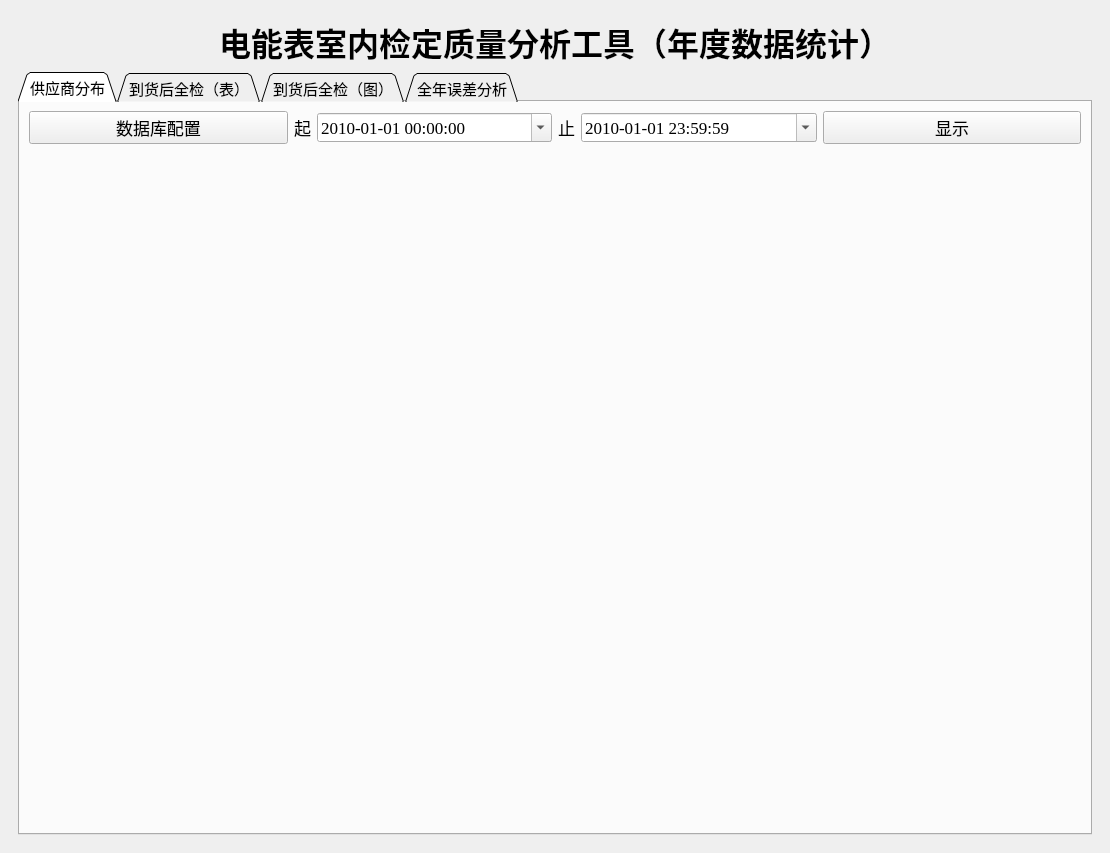
<?xml version="1.0" encoding="UTF-8"?>
<ui version="4.0">
 <class>MainWindow</class>
 <widget class="QMainWindow" name="MainWindow">
  <property name="windowModality">
   <enum>Qt::WindowModal</enum>
  </property>
  <property name="geometry">
   <rect>
    <x>0</x>
    <y>0</y>
    <width>1110</width>
    <height>853</height>
   </rect>
  </property>
  <property name="minimumSize">
   <size>
    <width>800</width>
    <height>600</height>
   </size>
  </property>
  <property name="font">
   <font>
    <family>Times New Roman</family>
   </font>
  </property>
  <property name="contextMenuPolicy">
   <enum>Qt::DefaultContextMenu</enum>
  </property>
  <property name="windowTitle">
   <string>电能表室内检定质量分析工具（年度数据统计）</string>
  </property>
  <property name="autoFillBackground">
   <bool>false</bool>
  </property>
  <widget class="QWidget" name="centralWidget">
   <layout class="QGridLayout" name="gridLayout_2">
    <item row="0" column="0">
     <widget class="QTabWidget" name="tabWidget">
      <property name="font">
       <font>
        <pointsize>11</pointsize>
       </font>
      </property>
      <property name="autoFillBackground">
       <bool>true</bool>
      </property>
      <property name="tabShape">
       <enum>QTabWidget::Triangular</enum>
      </property>
      <property name="currentIndex">
       <number>0</number>
      </property>
      <property name="elideMode">
       <enum>Qt::ElideNone</enum>
      </property>
      <property name="documentMode">
       <bool>true</bool>
      </property>
      <property name="tabsClosable">
       <bool>false</bool>
      </property>
      <property name="movable">
       <bool>false</bool>
      </property>
      <property name="tabBarAutoHide">
       <bool>true</bool>
      </property>
      <widget class="QWidget" name="tab_1">
       <attribute name="title">
        <string>检定质量分析</string>
       </attribute>
       <layout class="QGridLayout" name="gridLayout_6">
        <item row="0" column="0">
         <widget class="QLabel" name="label">
          <property name="font">
           <font>
            <pointsize>24</pointsize>
            <weight>75</weight>
            <bold>true</bold>
           </font>
          </property>
          <property name="text">
           <string>电能表室内检定质量分析工具（年度数据统计）</string>
          </property>
          <property name="alignment">
           <set>Qt::AlignCenter</set>
          </property>
         </widget>
        </item>
        <item row="1" column="0">
         <widget class="QTabWidget" name="tabWidget_2">
          <property name="tabShape">
           <enum>QTabWidget::Triangular</enum>
          </property>
          <property name="currentIndex">
           <number>0</number>
          </property>
          <property name="documentMode">
           <bool>false</bool>
          </property>
          <property name="tabsClosable">
           <bool>false</bool>
          </property>
          <widget class="QWidget" name="tab">
           <attribute name="title">
            <string>供应商分布</string>
           </attribute>
           <layout class="QGridLayout" name="gridLayout_11">
            <item row="0" column="0">
             <layout class="QVBoxLayout" name="verticalLayout_3">
              <item>
               <layout class="QHBoxLayout" name="horizontalLayout">
                <property name="sizeConstraint">
                 <enum>QLayout::SetMinimumSize</enum>
                </property>
                <item>
                 <widget class="QPushButton" name="pushButton_database_setting">
                  <property name="sizePolicy">
                   <sizepolicy hsizetype="Preferred" vsizetype="Fixed">
                    <horstretch>0</horstretch>
                    <verstretch>0</verstretch>
                   </sizepolicy>
                  </property>
                  <property name="font">
                   <font>
                    <pointsize>13</pointsize>
                   </font>
                  </property>
                  <property name="text">
                   <string>数据库配置</string>
                  </property>
                 </widget>
                </item>
                <item>
                 <layout class="QFormLayout" name="formLayout">
                  <property name="sizeConstraint">
                   <enum>QLayout::SetMinimumSize</enum>
                  </property>
                  <property name="formAlignment">
                   <set>Qt::AlignLeading|Qt::AlignLeft|Qt::AlignVCenter</set>
                  </property>
                  <item row="0" column="0">
                   <widget class="QLabel" name="Label">
                    <property name="font">
                     <font>
                      <pointsize>13</pointsize>
                     </font>
                    </property>
                    <property name="text">
                     <string>起</string>
                    </property>
                   </widget>
                  </item>
                  <item row="0" column="1">
                   <widget class="QDateTimeEdit" name="DateTimeEdit_fac_start">
                    <property name="font">
                     <font>
                      <pointsize>13</pointsize>
                     </font>
                    </property>
                    <property name="dateTime">
                     <datetime>
                      <hour>0</hour>
                      <minute>0</minute>
                      <second>0</second>
                      <year>2010</year>
                      <month>1</month>
                      <day>1</day>
                     </datetime>
                    </property>
                    <property name="displayFormat">
                     <string>yyyy-MM-dd HH:mm:ss</string>
                    </property>
                    <property name="calendarPopup">
                     <bool>true</bool>
                    </property>
                   </widget>
                  </item>
                 </layout>
                </item>
                <item>
                 <layout class="QFormLayout" name="formLayout_4">
                  <property name="sizeConstraint">
                   <enum>QLayout::SetMinimumSize</enum>
                  </property>
                  <property name="fieldGrowthPolicy">
                   <enum>QFormLayout::AllNonFixedFieldsGrow</enum>
                  </property>
                  <property name="formAlignment">
                   <set>Qt::AlignLeading|Qt::AlignLeft|Qt::AlignVCenter</set>
                  </property>
                  <property name="verticalSpacing">
                   <number>7</number>
                  </property>
                  <item row="0" column="0">
                   <widget class="QLabel" name="Label_3">
                    <property name="font">
                     <font>
                      <pointsize>13</pointsize>
                     </font>
                    </property>
                    <property name="text">
                     <string>止</string>
                    </property>
                   </widget>
                  </item>
                  <item row="0" column="1">
                   <widget class="QDateTimeEdit" name="DateTimeEdit_fac_end">
                    <property name="font">
                     <font>
                      <pointsize>13</pointsize>
                     </font>
                    </property>
                    <property name="dateTime">
                     <datetime>
                      <hour>23</hour>
                      <minute>59</minute>
                      <second>59</second>
                      <year>2010</year>
                      <month>1</month>
                      <day>1</day>
                     </datetime>
                    </property>
                    <property name="time">
                     <time>
                      <hour>23</hour>
                      <minute>59</minute>
                      <second>59</second>
                     </time>
                    </property>
                    <property name="displayFormat">
                     <string>yyyy-MM-dd HH:mm:ss</string>
                    </property>
                    <property name="calendarPopup">
                     <bool>true</bool>
                    </property>
                   </widget>
                  </item>
                 </layout>
                </item>
                <item>
                 <widget class="QPushButton" name="pushButton_fac">
                  <property name="font">
                   <font>
                    <pointsize>13</pointsize>
                   </font>
                  </property>
                  <property name="text">
                   <string>显示</string>
                  </property>
                 </widget>
                </item>
               </layout>
              </item>
              <item>
               <widget class="QWidget" name="widget_fac" native="true">
                <property name="sizePolicy">
                 <sizepolicy hsizetype="Expanding" vsizetype="Expanding">
                  <horstretch>0</horstretch>
                  <verstretch>0</verstretch>
                 </sizepolicy>
                </property>
               </widget>
              </item>
             </layout>
            </item>
           </layout>
          </widget>
          <widget class="QWidget" name="tab_4">
           <attribute name="title">
            <string>到货后全检（表）</string>
           </attribute>
           <layout class="QGridLayout" name="gridLayout_3">
            <item row="0" column="0">
             <widget class="QGroupBox" name="groupBox_5">
              <property name="maximumSize">
               <size>
                <width>300</width>
                <height>16777215</height>
               </size>
              </property>
              <property name="font">
               <font>
                <family>Times New Roman</family>
                <pointsize>13</pointsize>
               </font>
              </property>
              <property name="title">
               <string>设置</string>
              </property>
              <property name="flat">
               <bool>true</bool>
              </property>
              <layout class="QGridLayout" name="gridLayout_9">
               <item row="0" column="0">
                <layout class="QVBoxLayout" name="verticalLayout">
                 <item>
                  <layout class="QFormLayout" name="formLayout_6">
                   <item row="0" column="0">
                    <widget class="QLabel" name="Label_alert_start_2">
                     <property name="text">
                      <string>起</string>
                     </property>
                    </widget>
                   </item>
                   <item row="0" column="1">
                    <widget class="QDateTimeEdit" name="DateTimeEdit_meterForm_start">
                     <property name="dateTime">
                      <datetime>
                       <hour>0</hour>
                       <minute>0</minute>
                       <second>0</second>
                       <year>2010</year>
                       <month>1</month>
                       <day>1</day>
                      </datetime>
                     </property>
                     <property name="displayFormat">
                      <string>yyyy-MM-dd HH:mm:ss</string>
                     </property>
                     <property name="calendarPopup">
                      <bool>true</bool>
                     </property>
                    </widget>
                   </item>
                   <item row="1" column="0">
                    <widget class="QLabel" name="Label_alert_end_2">
                     <property name="text">
                      <string>止</string>
                     </property>
                    </widget>
                   </item>
                   <item row="1" column="1">
                    <widget class="QDateTimeEdit" name="DateTimeEdit_meterForm_end">
                     <property name="dateTime">
                      <datetime>
                       <hour>23</hour>
                       <minute>59</minute>
                       <second>59</second>
                       <year>2010</year>
                       <month>1</month>
                       <day>1</day>
                      </datetime>
                     </property>
                     <property name="displayFormat">
                      <string>yyyy-MM-dd HH:mm:ss</string>
                     </property>
                     <property name="calendarPopup">
                      <bool>true</bool>
                     </property>
                    </widget>
                   </item>
                  </layout>
                 </item>
                 <item>
                  <widget class="QPushButton" name="pushButton_meterForm">
                   <property name="font">
                    <font>
                     <pointsize>13</pointsize>
                    </font>
                   </property>
                   <property name="text">
                    <string>显示数据</string>
                   </property>
                  </widget>
                 </item>
                 <item>
                  <widget class="QPushButton" name="pushButton_export_meter">
                   <property name="text">
                    <string>导出当前数据</string>
                   </property>
                  </widget>
                 </item>
                 <item>
                  <spacer name="verticalSpacer_3">
                   <property name="orientation">
                    <enum>Qt::Vertical</enum>
                   </property>
                   <property name="sizeHint" stdset="0">
                    <size>
                     <width>118</width>
                     <height>549</height>
                    </size>
                   </property>
                  </spacer>
                 </item>
                </layout>
               </item>
              </layout>
             </widget>
            </item>
            <item row="0" column="1">
             <widget class="QGroupBox" name="groupBox_6">
              <property name="font">
               <font>
                <family>Times New Roman</family>
                <pointsize>13</pointsize>
               </font>
              </property>
              <property name="title">
               <string>数据表显示</string>
              </property>
              <property name="flat">
               <bool>true</bool>
              </property>
              <property name="checkable">
               <bool>false</bool>
              </property>
              <layout class="QGridLayout" name="gridLayout_7">
               <item row="0" column="0">
                <widget class="QTableWidget" name="tableWidget_meterForm">
                 <property name="alternatingRowColors">
                  <bool>true</bool>
                 </property>
                </widget>
               </item>
              </layout>
             </widget>
            </item>
           </layout>
          </widget>
          <widget class="QWidget" name="tab_5">
           <attribute name="title">
            <string>到货后全检（图）</string>
           </attribute>
           <layout class="QGridLayout" name="gridLayout_4">
            <item row="0" column="0">
             <layout class="QVBoxLayout" name="verticalLayout_4">
              <item>
               <layout class="QHBoxLayout" name="horizontalLayout_2">
                <property name="sizeConstraint">
                 <enum>QLayout::SetMinimumSize</enum>
                </property>
                <item>
                 <layout class="QFormLayout" name="formLayout_2">
                  <property name="sizeConstraint">
                   <enum>QLayout::SetMinimumSize</enum>
                  </property>
                  <property name="formAlignment">
                   <set>Qt::AlignLeading|Qt::AlignLeft|Qt::AlignVCenter</set>
                  </property>
                  <item row="0" column="0">
                   <widget class="QLabel" name="Label_2">
                    <property name="font">
                     <font>
                      <pointsize>13</pointsize>
                     </font>
                    </property>
                    <property name="text">
                     <string>起</string>
                    </property>
                   </widget>
                  </item>
                  <item row="0" column="1">
                   <widget class="QDateTimeEdit" name="DateTimeEdit_meterGraph_start">
                    <property name="font">
                     <font>
                      <pointsize>13</pointsize>
                     </font>
                    </property>
                    <property name="dateTime">
                     <datetime>
                      <hour>0</hour>
                      <minute>0</minute>
                      <second>0</second>
                      <year>2010</year>
                      <month>1</month>
                      <day>1</day>
                     </datetime>
                    </property>
                    <property name="displayFormat">
                     <string>yyyy-MM-dd HH:mm:ss</string>
                    </property>
                    <property name="calendarPopup">
                     <bool>true</bool>
                    </property>
                   </widget>
                  </item>
                 </layout>
                </item>
                <item>
                 <layout class="QFormLayout" name="formLayout_5">
                  <property name="sizeConstraint">
                   <enum>QLayout::SetMinimumSize</enum>
                  </property>
                  <property name="fieldGrowthPolicy">
                   <enum>QFormLayout::AllNonFixedFieldsGrow</enum>
                  </property>
                  <property name="formAlignment">
                   <set>Qt::AlignLeading|Qt::AlignLeft|Qt::AlignVCenter</set>
                  </property>
                  <property name="verticalSpacing">
                   <number>7</number>
                  </property>
                  <item row="0" column="0">
                   <widget class="QLabel" name="Label_4">
                    <property name="font">
                     <font>
                      <pointsize>13</pointsize>
                     </font>
                    </property>
                    <property name="text">
                     <string>止</string>
                    </property>
                   </widget>
                  </item>
                  <item row="0" column="1">
                   <widget class="QDateTimeEdit" name="DateTimeEdit_meterGraph_end">
                    <property name="font">
                     <font>
                      <pointsize>13</pointsize>
                     </font>
                    </property>
                    <property name="dateTime">
                     <datetime>
                      <hour>23</hour>
                      <minute>59</minute>
                      <second>59</second>
                      <year>2010</year>
                      <month>1</month>
                      <day>1</day>
                     </datetime>
                    </property>
                    <property name="time">
                     <time>
                      <hour>23</hour>
                      <minute>59</minute>
                      <second>59</second>
                     </time>
                    </property>
                    <property name="displayFormat">
                     <string>yyyy-MM-dd HH:mm:ss</string>
                    </property>
                    <property name="calendarPopup">
                     <bool>true</bool>
                    </property>
                   </widget>
                  </item>
                 </layout>
                </item>
                <item>
                 <widget class="QPushButton" name="pushButton_meterGraph">
                  <property name="font">
                   <font>
                    <pointsize>13</pointsize>
                   </font>
                  </property>
                  <property name="text">
                   <string>显示</string>
                  </property>
                 </widget>
                </item>
               </layout>
              </item>
              <item>
               <widget class="QWidget" name="widget_meterGraph" native="true">
                <property name="sizePolicy">
                 <sizepolicy hsizetype="Expanding" vsizetype="Expanding">
                  <horstretch>0</horstretch>
                  <verstretch>0</verstretch>
                 </sizepolicy>
                </property>
               </widget>
              </item>
             </layout>
            </item>
           </layout>
          </widget>
          <widget class="QWidget" name="tab_3">
           <attribute name="title">
            <string>全年误差分析</string>
           </attribute>
           <layout class="QGridLayout" name="gridLayout">
            <item row="0" column="0">
             <widget class="QGroupBox" name="groupBox_8">
              <property name="maximumSize">
               <size>
                <width>300</width>
                <height>16777215</height>
               </size>
              </property>
              <property name="font">
               <font>
                <family>Times New Roman</family>
                <pointsize>13</pointsize>
               </font>
              </property>
              <property name="title">
               <string>设置</string>
              </property>
              <property name="flat">
               <bool>true</bool>
              </property>
              <layout class="QGridLayout" name="gridLayout_10">
               <item row="0" column="0">
                <layout class="QVBoxLayout" name="verticalLayout_2">
                 <item>
                  <layout class="QFormLayout" name="formLayout_7">
                   <item row="0" column="0">
                    <widget class="QLabel" name="Label_alert_start_3">
                     <property name="text">
                      <string>起</string>
                     </property>
                    </widget>
                   </item>
                   <item row="0" column="1">
                    <widget class="QDateTimeEdit" name="DateTimeEdit_error_start">
                     <property name="dateTime">
                      <datetime>
                       <hour>0</hour>
                       <minute>0</minute>
                       <second>0</second>
                       <year>2010</year>
                       <month>1</month>
                       <day>1</day>
                      </datetime>
                     </property>
                     <property name="displayFormat">
                      <string>yyyy-MM-dd HH:mm:ss</string>
                     </property>
                     <property name="calendarPopup">
                      <bool>true</bool>
                     </property>
                    </widget>
                   </item>
                   <item row="1" column="0">
                    <widget class="QLabel" name="Label_alert_end_3">
                     <property name="text">
                      <string>止</string>
                     </property>
                    </widget>
                   </item>
                   <item row="1" column="1">
                    <widget class="QDateTimeEdit" name="DateTimeEdit_error_end">
                     <property name="dateTime">
                      <datetime>
                       <hour>23</hour>
                       <minute>59</minute>
                       <second>59</second>
                       <year>2010</year>
                       <month>1</month>
                       <day>1</day>
                      </datetime>
                     </property>
                     <property name="displayFormat">
                      <string>yyyy-MM-dd HH:mm:ss</string>
                     </property>
                     <property name="calendarPopup">
                      <bool>true</bool>
                     </property>
                    </widget>
                   </item>
                  </layout>
                 </item>
                 <item>
                  <widget class="QPushButton" name="pushButton_error">
                   <property name="font">
                    <font>
                     <pointsize>13</pointsize>
                    </font>
                   </property>
                   <property name="text">
                    <string>显示数据</string>
                   </property>
                  </widget>
                 </item>
                 <item>
                  <widget class="QPushButton" name="pushButton_export_error">
                   <property name="text">
                    <string>导出当前数据</string>
                   </property>
                  </widget>
                 </item>
                 <item>
                  <spacer name="verticalSpacer_4">
                   <property name="orientation">
                    <enum>Qt::Vertical</enum>
                   </property>
                   <property name="sizeHint" stdset="0">
                    <size>
                     <width>118</width>
                     <height>549</height>
                    </size>
                   </property>
                  </spacer>
                 </item>
                </layout>
               </item>
              </layout>
             </widget>
            </item>
            <item row="0" column="1">
             <widget class="QGroupBox" name="groupBox_7">
              <property name="font">
               <font>
                <family>Times New Roman</family>
                <pointsize>13</pointsize>
               </font>
              </property>
              <property name="title">
               <string>数据表显示</string>
              </property>
              <property name="flat">
               <bool>true</bool>
              </property>
              <property name="checkable">
               <bool>false</bool>
              </property>
              <layout class="QGridLayout" name="gridLayout_8">
               <item row="0" column="0">
                <widget class="QTableWidget" name="tableWidget_error">
                 <property name="alternatingRowColors">
                  <bool>true</bool>
                 </property>
                </widget>
               </item>
              </layout>
             </widget>
            </item>
           </layout>
          </widget>
         </widget>
        </item>
       </layout>
      </widget>
     </widget>
    </item>
   </layout>
  </widget>
 </widget>
 <resources/>
 <connections/>
</ui>
